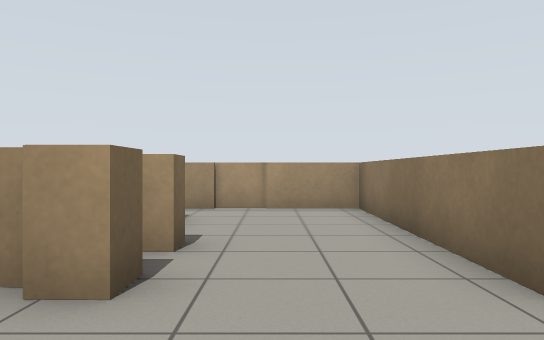
View 1 (above)

16 first-person views from a walk through a Gazebo world. The camera is 0.84 m above the floor, looks level and sees 70° across. The floor is counted in squares, 1 m on a side. Each view is taken from the middle of a square. On the plan, view 1 faces up. The plan holds only what a view shows up to about 12 squares ahead; the rest is blank.

View 2
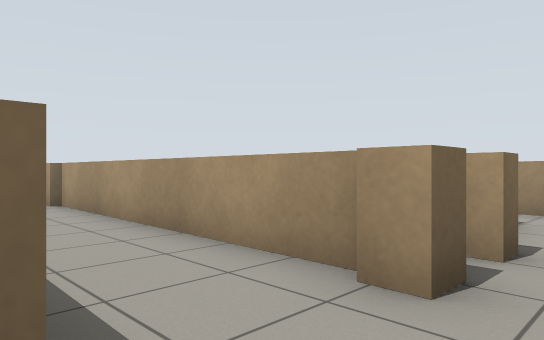

View 3
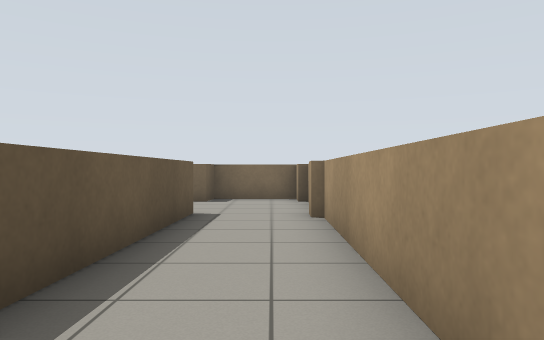

View 4
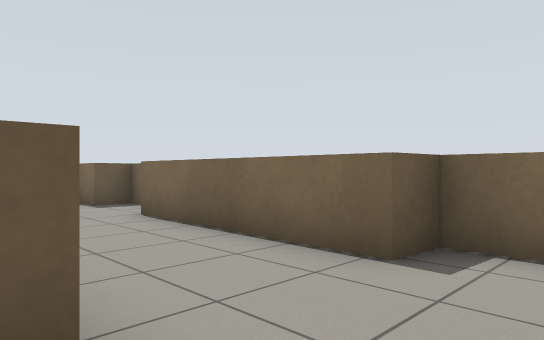

View 5
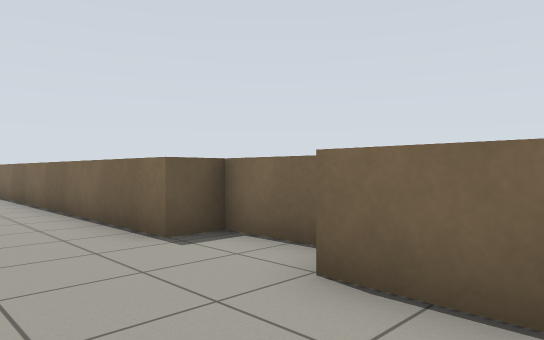

View 6
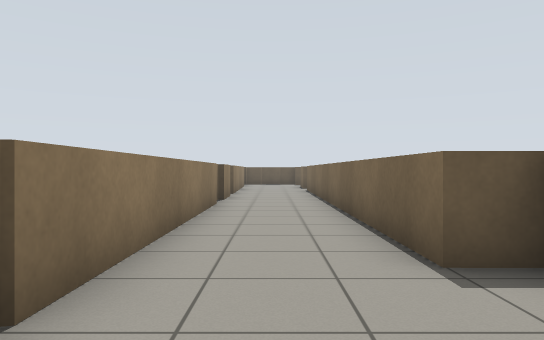

View 7
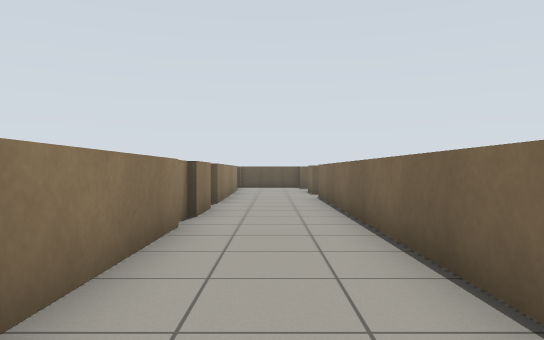

View 8
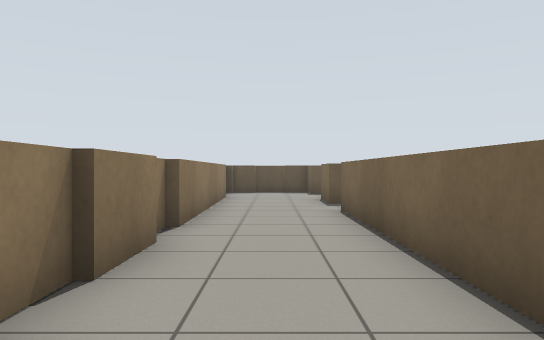

View 9
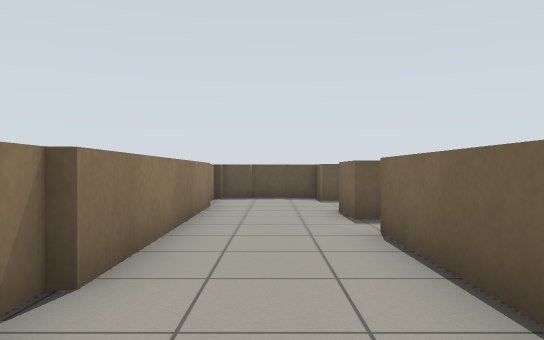

View 10
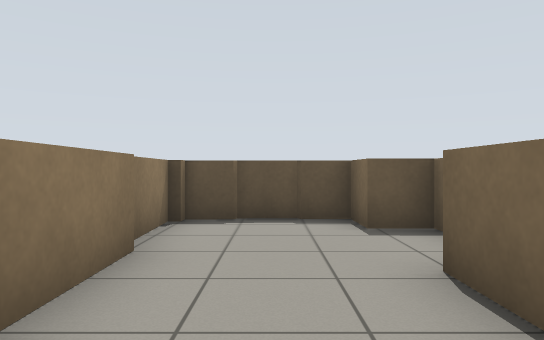

View 11
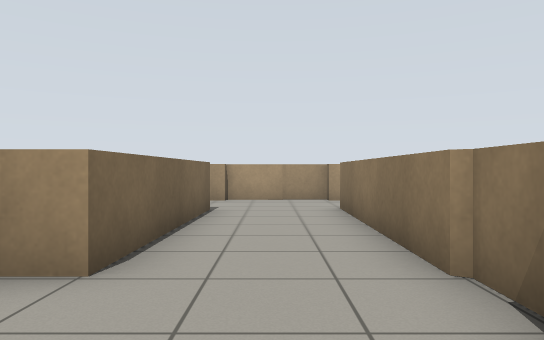

View 12
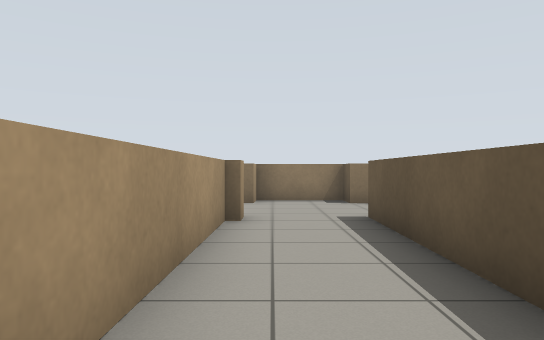

View 13
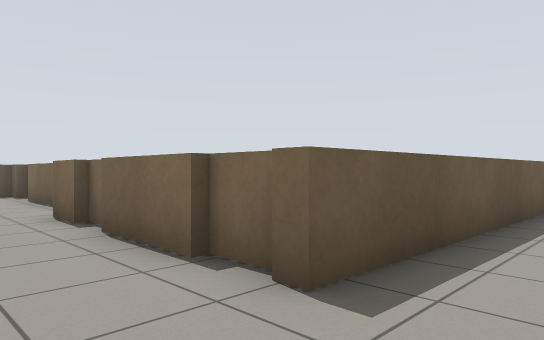

View 14
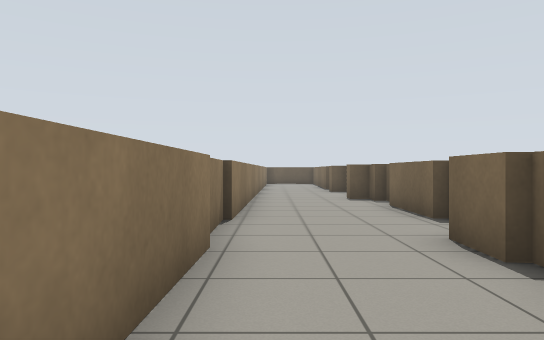

View 15
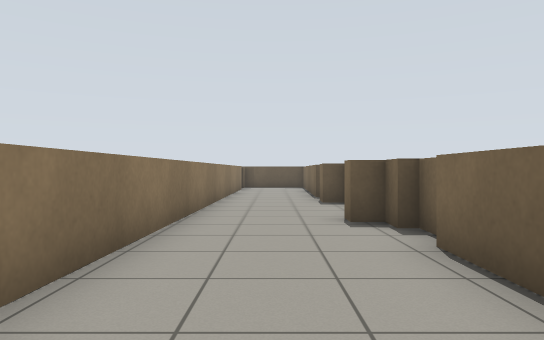

View 16
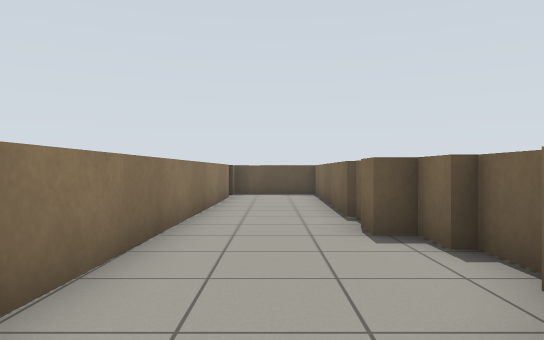

### Floor plan
Points are (right, up) in squares from view 1. A wall is a line through its corners. A room is listed if a view was taken in it or the views show most of it. See-through windows are left out.
Room 1 (views 1, 2, 3, 4, 5, 6, 7, 8, 9, 10, 11, 12, 13, 14, 15, 16)
walls: (-1.8, -7.7) (-1.8, -10.3); (-2.1, -10.9) (-2.1, -11.6); (-1.1, -4.4) (-1.2, -5.8); (-1.8, -11.6) (-1.8, -12.2) (-1.3, -12.3) (-1.3, -12.8); (-1.3, -3.9) (-1.3, -4.5); (-2.1, -14) (-2.1, -16) (-1.3, -16) (-1.3, -16.8); (-1.1, -1.2) (-1.1, -3.4); (-1.3, -0.3) (-1.3, -1.2); (1.8, -0.5) (1.8, 0) (2.7, 0) (2.8, 2.4) (1.9, 2.4) (2, 8.5) (-2, 8.5); (-10.5, -5.9) (-10.4, -5); (-1.4, -17.9) (-1.4, -22.9); (-10.6, -5) (-10.6, 0.5) (-1.1, 0.3) (-1.1, -0.2); (-1.6, 2.8) (-9.9, 2.9); (-1, 3.2) (-1, 2.5) (-1.6, 2.5); (-10.6, -13.8) (-10.6, -6); (-1, 4.6) (-1, 3.9); (-10.6, -16.6) (-10.6, -14.1); (-14.3, -5.7) (-14.3, -7.3) (-13.5, -7.3) (-13.5, -20.3); (-9.9, 2.7) (-10.5, 2.7); (-10.4, 2.9) (-13.4, 3); (1.3, -22.8) (1.8, -2); (-13.5, 0.3) (-13.5, -4.9) (-14.2, -4.9); (-13.3, 2.7) (-13.9, 2.8); (-14.2, 2.8) (-14.2, 0.3); (-13.9, -21.6) (-13.5, -21.6) (-13.5, -23.3); (-10.6, -24.1) (-10.6, -17.1); (-10.3, -26.4) (-10.4, -24.6); (-14.4, -25.5) (-13.5, -25.6) (-13.5, -26.7) (-10.4, -26.7)

Where each view was taken, in squares from view 1:
view 1: 0 up, 0 right, facing up
view 2: 0 up, 0 right, facing up-left
view 3: 2 up, 3 left, facing left
view 4: 2 up, 10 left, facing down-left
view 5: 3 down, 11 left, facing down-left
view 6: 4 down, 12 left, facing down
view 7: 8 down, 12 left, facing down
view 8: 12 down, 12 left, facing down
view 9: 15 down, 12 left, facing down
view 10: 20 down, 12 left, facing down
view 11: 8 down, 12 left, facing up
view 12: 2 up, 8 left, facing right
view 13: 2 up, 1 right, facing down-left
view 14: 1 down, 1 right, facing down
view 15: 6 down, 0 right, facing down
view 16: 11 down, 0 right, facing down
